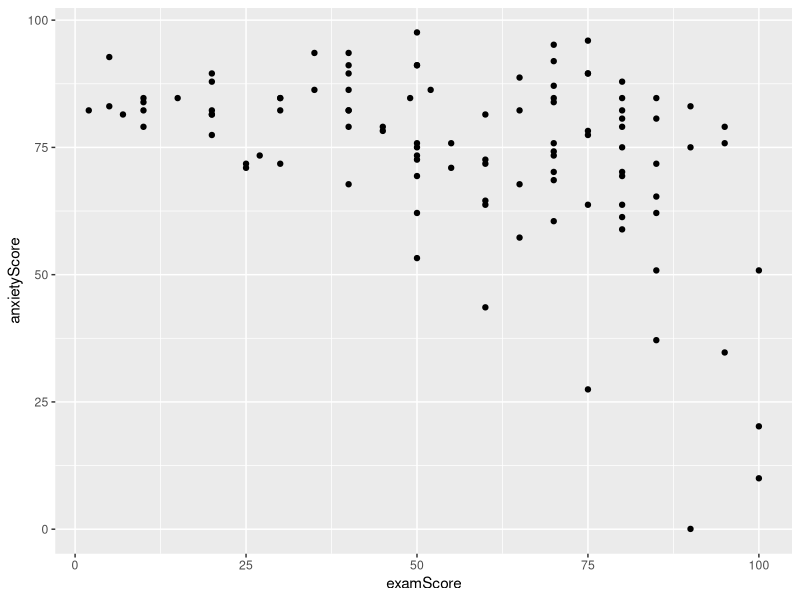
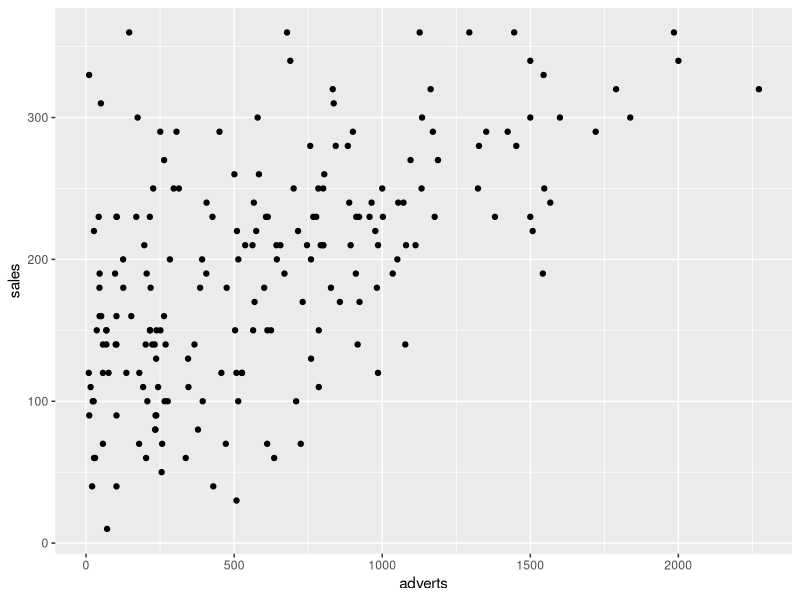

Write R code to recreate these figures, in order.
################## STATISTICS FOR PSYCHOLOGY PSYCH-UH 1004Q #############################################################
############### RECITATION 6: correlations and linear modeling ##########################################################

library(tidyverse) # open our beloved package

#########################################################################################################################
############################### DATASET 1 ###############################################################################
############################## description ##############################################################################
# A psychologist was interested in the effects of exam stress on exam performance. So, they devised and validated a questionnaire to assess state anxiety relating to exams (called the Exam Anxiety Questionnaire, or EAQ). This scale produced a measure of anxiety scored out of 100. Anxiety was measured before an exam, and the percentage mark of each student on the exam was used to assess the exam performance.
#########################################################################################################################

examData <- read.csv("examAnxiety.csv") #load the dataframe "examAnxiety.csv"
str(examData) # how do look at the *structure* of the dataframe (it's not head()...)

# ok, let's plot the two variables. We will want to plot it as a scatterplot, what is the appropriate geometry?
plotExam <- ggplot(examData, aes(x=examScore, y=anxietyScore))+
  geom_point()
plotExam

# Let's calculate the correlation between the two variables....this function just gives you Pearson's r
r <- cor(examData$examScore, examData$anxietyScore) # what are our x and y? Replace them with the appropriate variable from the dataset

# But remember you can always calculate Pearson's r manually. Let's try that. First, we need the covariance of the two variables. For that we need:
n <- nrow(examData) # sample size -- in this case, the number of observations/rows...
meanExamScore <- mean(examData$examScore)# the mean of the exam score variable
meanAnxietyScore <- mean(examData$anxietyScore) #  the mean of the anxiety score variable

cov.byHand <- sum((examData$examScore-meanExamScore)*(examData$anxietyScore-meanExamScore))/(n-1) # Now, we are ready to calculate the covariance. It's the summation of the product between the differences between each value of each variable and its mean, divided by n-1
cov.byFormula <- cov(examData$examScore, examData$anxietyScore) # this is the function for covariance, just to make sure our manual calculations are correct

# Second, we need the maximum variance that the two variables could possibly have: s_x * s_y
max_variance <- sd(examData$examScore) * sd(examData$anxietyScore)

# Now we are ready to calculate r!
r.byHand <- cov.byFormula/max_variance # is the output the same as the one spit out by the function in l. 24?

# This function gives you r, and the corresponding t-test and p-value
cor.test(examData$examScore, examData$anxietyScore, alternative='two.sided', method='pearson') # what are our x and y? what's our alternative hypothesis?

# again, you can calculate t manually
rho <- 0
tCorr.byHand <- (r.byHand-rho)/(sqrt((1-r.byHand^2)/(n-2))) # how do we do that again? the denominator is hard to remember -- it's the square root of the division of 1-r^2 and n-2.
# and from there retrieve the p-value
pt(tCorr.byHand, df=n-2)*2 # we want the two-tailed p-value of our t; so, what do we do here?

#########################################################################################################################
############################### DATASET 2 ###############################################################################
############################## description ##############################################################################
# A junior data scientist of a music record company is asked to predict physical and downloaded album sales from the mount of money spent advertising that album. They don't know how to do that, let's help them!
##########################################################################################################################

salesData <- read.csv("salesData.csv") #load the dataframe "salesData.csv"
str(salesData) # how do look at the *structure* of the dataframe (it's not head()...)

# which variables do you think the data scientist needs? what is the predictor and the predicted variables?

# ok, let's scatter plot the two variables.
plotSales <- ggplot(salesData, aes(x=adverts, y=sales))+
  geom_point() #+
  #geom_smooth(method='lm') # with this line we plot of best-fit line
plotSales

# Now we are ready to construct our linear model
salesModel <- lm(sales ~ adverts, data = salesData) # what is our DV and IV/predictor/factor?

salesModel # take a look at the model to retrieve the coefficients for the intercept and the slope

# you can also test the slope against the null hypothesis 
summary(salesModel) # let's read it together

# given the intercept and the slope values, what is the right equation? 
# You will have to call the model first
intercept = 134.13994 # this is the value of y when x=0
slope = 0.09612  # this is the degree of change of y with respect to x 
x = 1 # you can change the value of x so to see the predicted sales!
y_hat = intercept + ( slope * x ) # this is our equation for albums Sales!

# cool, can you predict how many album sales will be sold if we spend 400k AED as ads on that album?
## method 1: apply the equation by hand
x_400k = 400000  # this is our new value of x (the amount of money we would be willing to spend as ads to promote the album)
y_hat = intercept + ( slope * x_400k ) # just retype the equation above and replace the old x with our new x

# method 2: use the predict() command
## first create a new data with the adverts variable (with 3-5 values: 400000, ...). That variable will represent the amount spent for the album promotion.

albumPromo <- data.frame(adverts=c(400000, 2000000, 500000000))
  
## then apply the model to the dataframe albumPromo
predict(salesModel, albumPromo) # substitute the arguments within the function with the right variables! Taaah-daaan! :)
  




